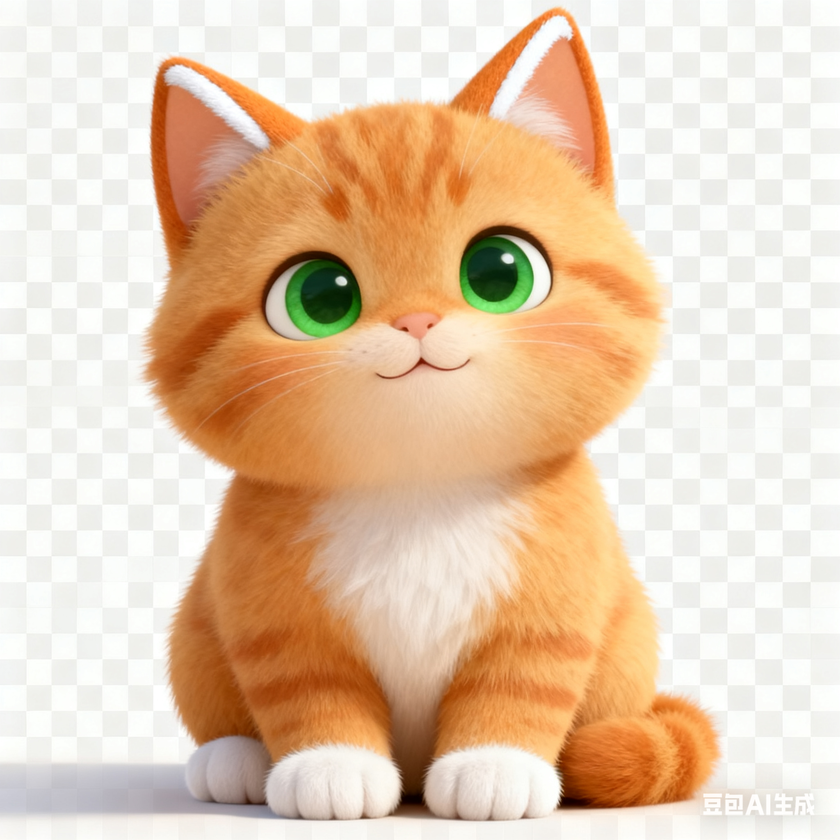
#> input picture cats/cat_01.png, 840 x 840 px, shrunk from 2048 x 2048 before the run; its folder holds only this picture in this run
$ python extract_cat.py
#> lines starting #> are read from the running program, lines starting #| are printed output that depends on the picture; after the words box and inside, x2 and y2 are one past the last pixel; in counts of white or black regions, pixels touching at a corner belong together
#!/usr/bin/env python3
# -*- coding: utf-8 -*-
"""
从图片中抠出猫，其余部分设为透明背景
使用图像分割技术识别主体（猫）
"""

import os
from pathlib import Path
from PIL import Image
import numpy as np
from scipy import ndimage
from sklearn.cluster import KMeans

# [139 lines left out: function extract_cat_subject, not called in this run]

def extract_cat_advanced(image_path, output_path):
    """
    使用更高级的方法提取猫的主体
    结合多种技术：边缘检测、颜色分析、位置分析
    """
    try:
        img = Image.open(image_path)
#> img is the input picture: PIL image 840x840 RGB; mean R, G, B 229, 201.5, 174.7
        if img.mode != 'RGBA':
            img = img.convert('RGBA')
#> img: PIL image 840x840 RGBA

        img_array = np.array(img)
        height, width = img_array.shape[:2]
#> height = 840; width = 840

        # 获取alpha通道
        alpha = img_array[:, :, 3]
#> alpha: shape (840, 840); every value is 255
        opaque_mask = alpha > 10
#> opaque_mask: shape (840, 840) bool; every value is 1

        if not np.any(opaque_mask):
            img.save(output_path, 'PNG')
            return

        result = img_array.copy()

        # 计算中心点和边界
        center_y, center_x = height // 2, width // 2
#> center_y = 420; center_x = 420

        # 找到不透明区域的边界框
        opaque_coords = np.where(opaque_mask)
#> opaque_coords = 705600 positions, rows 0 to 839, columns 0 to 839
        if len(opaque_coords[0]) > 0:
            min_y, max_y = opaque_coords[0].min(), opaque_coords[0].max()
#> min_y = 0; max_y = 839
            min_x, max_x = opaque_coords[1].min(), opaque_coords[1].max()
#> min_x = 0; max_x = 839

            # 计算主体的大致中心（不透明区域的中心）
            subject_center_y = (min_y + max_y) // 2
#> subject_center_y = 419
            subject_center_x = (min_x + max_x) // 2
#> subject_center_x = 419
        else:
            subject_center_y, subject_center_x = center_y, center_x

        # 创建主体掩码
        subject_mask = np.zeros((height, width), dtype=bool)

        # 计算主体的大致大小
        if len(opaque_coords[0]) > 0:
            subject_height = max_y - min_y
#> subject_height = 839
            subject_width = max_x - min_x
#> subject_width = 839
            subject_radius = max(subject_height, subject_width) // 2
#> subject_radius = 419
        else:
            subject_radius = min(height, width) // 3

        # 方法：结合多个特征识别主体
        for y in range(height):
            for x in range(width):
                if alpha[y, x] < 10:
                    continue

                r, g, b, a = img_array[y, x]

                # 特征1：排除白色/浅色水印
                is_white = r > 240 and g > 240 and b > 240
                is_very_light = (r + g + b) / 3 > 235

                # 特征2：距离主体中心的距离
                dist_to_subject = np.sqrt((y - subject_center_y)**2 + (x - subject_center_x)**2)

                # 特征3：颜色饱和度
                max_rgb = max(r, g, b)
                min_rgb = min(r, g, b)
                saturation = (max_rgb - min_rgb) / max_rgb if max_rgb > 0 else 0

                # 特征4：检查是否在边缘（边缘可能是水印）
                is_edge = (x < width * 0.05 or x > width * 0.95 or
                          y < height * 0.05 or y > height * 0.95)

                # 综合判断：保留主体
                # 1. 不是白色/浅色
                # 2. 在主体中心附近，或者有颜色且不在边缘
                if not is_white and not is_very_light:
                    if dist_to_subject < subject_radius * 1.2:
                        # 在主体中心区域
                        subject_mask[y, x] = True
                    elif saturation > 0.15 and not is_edge:
                        # 有颜色且不在边缘
                        subject_mask[y, x] = True
                    elif not is_edge and dist_to_subject < subject_radius * 1.5:
                        # 不在边缘且在主体范围内
                        subject_mask[y, x] = True
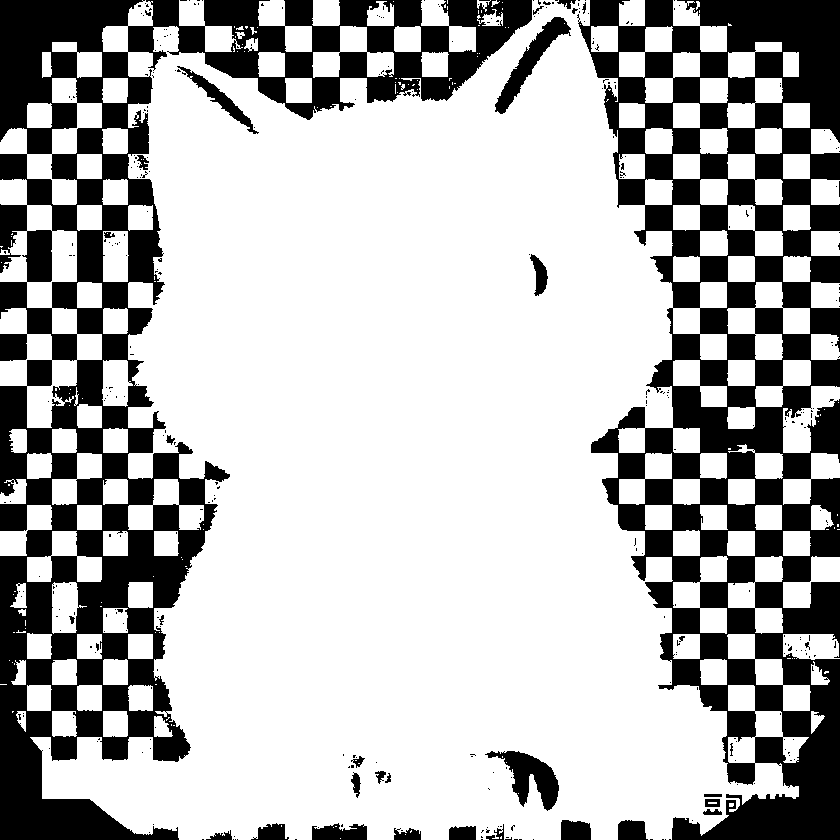
#> subject_mask: shape (840, 840) bool; 70.9% white; 353 black regions (319 under 20 px), largest, box (x1, y1, x2, y2) and area: (0, 0, 532, 840) 100414, (577, 0, 840, 840) 94919, (485, 751, 559, 811) 1895

        # 形态学操作清理掩码
        from scipy.ndimage import binary_fill_holes, binary_closing, binary_opening

        # 去除小噪点
        subject_mask = binary_opening(subject_mask, structure=np.ones((2, 2)))
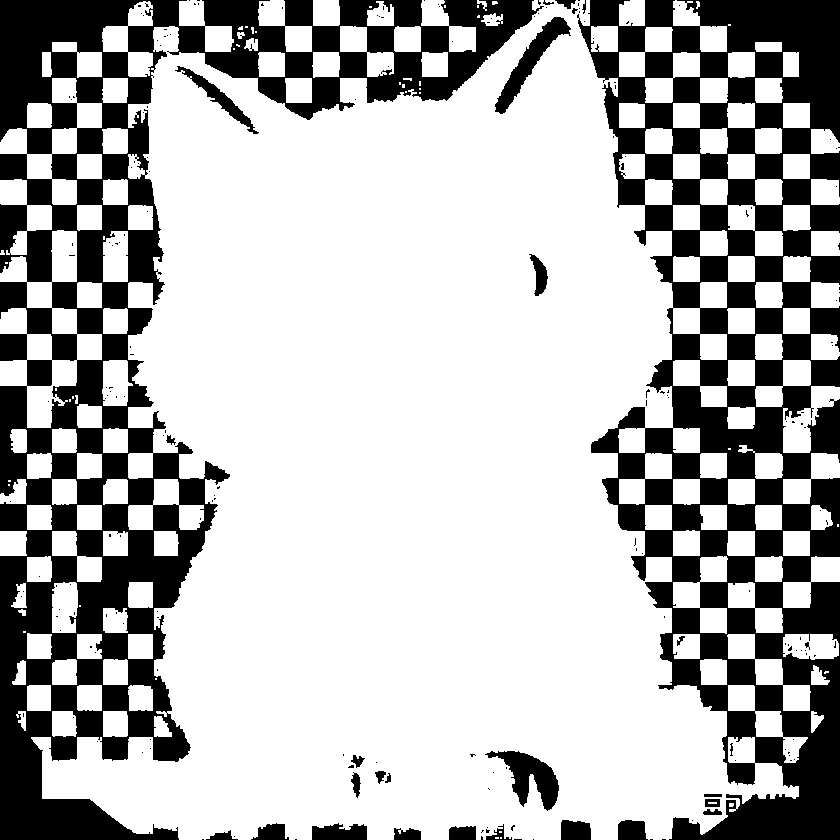
#> subject_mask: shape (840, 840) bool; 70.7% white; 203 black regions (174 under 20 px), largest, box (x1, y1, x2, y2) and area: (0, 0, 544, 840) 101701, (577, 0, 840, 840) 95416, (485, 751, 559, 811) 1914
        # 填充小洞
        subject_mask = binary_closing(subject_mask, structure=np.ones((3, 3)))
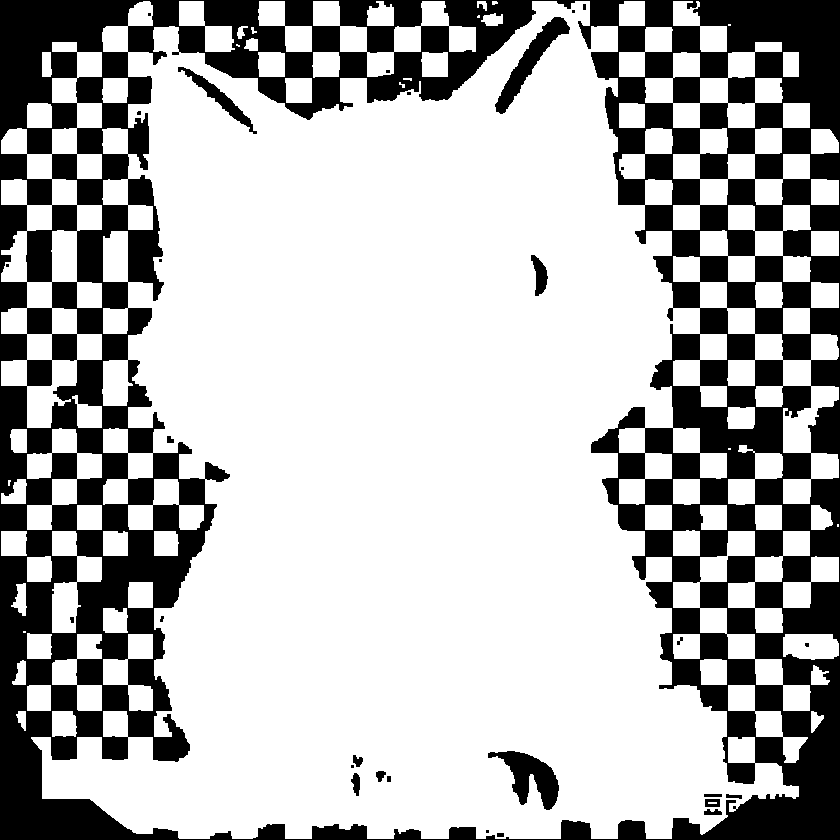
#> subject_mask: shape (840, 840) bool; 70.9% white; 30 black regions (13 under 20 px), largest, box (x1, y1, x2, y2) and area: (0, 0, 840, 840) 199419, (488, 751, 559, 810) 1896, (495, 17, 570, 114) 1764
        subject_mask = binary_fill_holes(subject_mask)
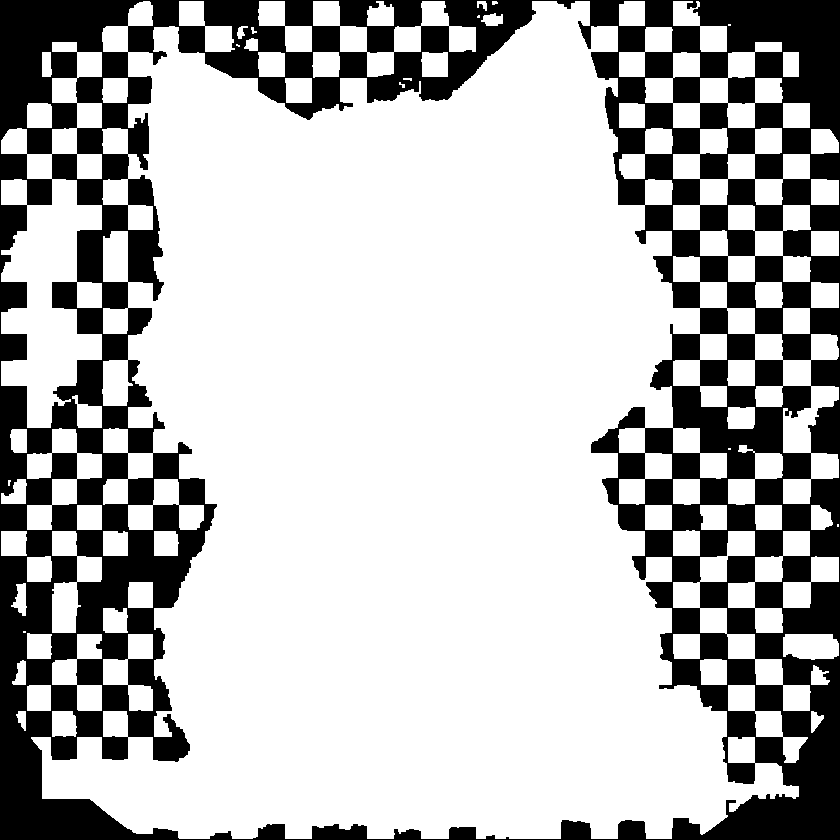
#> subject_mask: shape (840, 840) bool; 72.3% white; 1 black region, box (x1, y1, x2, y2) and area: (0, 0, 840, 840) 195120

        # 如果主体掩码太小，使用更宽松的条件
        mask_ratio = np.sum(subject_mask) / np.sum(opaque_mask) if np.sum(opaque_mask) > 0 else 0
#> mask_ratio = 0.723
        if mask_ratio < 0.3:  # 如果保留的区域小于30%，说明太严格了
            # 使用更宽松的条件：只要不是白色且在中心区域
            subject_mask = np.zeros((height, width), dtype=bool)
            for y in range(height):
                for x in range(width):
                    if alpha[y, x] < 10:
                        continue
                    r, g, b, a = img_array[y, x]
                    is_white = r > 240 and g > 240 and b > 240
                    dist_to_subject = np.sqrt((y - subject_center_y)**2 + (x - subject_center_x)**2)
                    is_edge = (x < width * 0.05 or x > width * 0.95 or
                              y < height * 0.05 or y > height * 0.95)

                    if not is_white and (dist_to_subject < subject_radius * 1.5 or not is_edge):
                        subject_mask[y, x] = True

            # 再次清理
            subject_mask = binary_opening(subject_mask, structure=np.ones((2, 2)))
            subject_mask = binary_closing(subject_mask, structure=np.ones((3, 3)))
            subject_mask = binary_fill_holes(subject_mask)

        # 应用掩码
        result[:, :, 3] = np.where(subject_mask, result[:, :, 3], 0)

        # 保存
        result_img = Image.fromarray(result)
        result_img.save(output_path, 'PNG')
        print(f"处理完成: {os.path.basename(image_path)}")

    except Exception as e:
        print(f"处理 {image_path} 时出错: {str(e)}")
        import traceback
        traceback.print_exc()

def process_all_cats(cats_dir):
    """处理 cats 目录下的所有图片"""
    cats_path = Path(cats_dir)
    if not cats_path.exists():
        print(f"错误：目录 {cats_dir} 不存在")
        return

    # 获取所有 cat_*.png 文件
    cat_files = sorted(cats_path.glob("cat_*.png"))

    if not cat_files:
        print("未找到 cat_*.png 文件")
        return

    print(f"找到 {len(cat_files)} 个文件，开始处理...\n")

    processed_count = 0
    for cat_file in cat_files:
        # 使用高级方法处理
        extract_cat_advanced(cat_file, cat_file)
        processed_count += 1

    print(f"\n完成！共处理 {processed_count} 个文件")

if __name__ == "__main__":
    cats_dir = "/Users/xuejiao/Codes/yiyi_zhizhujing/cats"
    process_all_cats(cats_dir)
